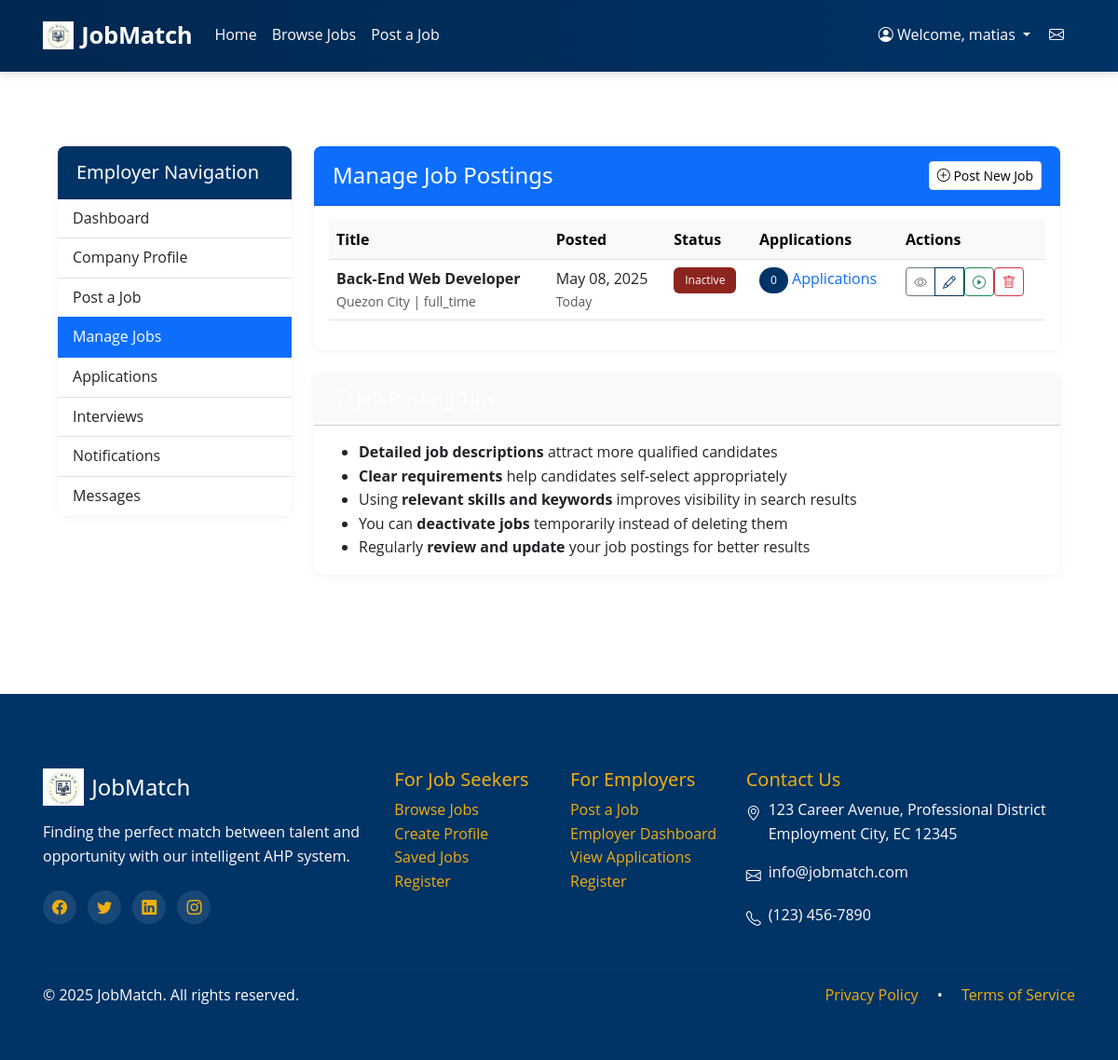
/employer/manage-jobs.php (signed in), run on an earlier commit of the app's database.
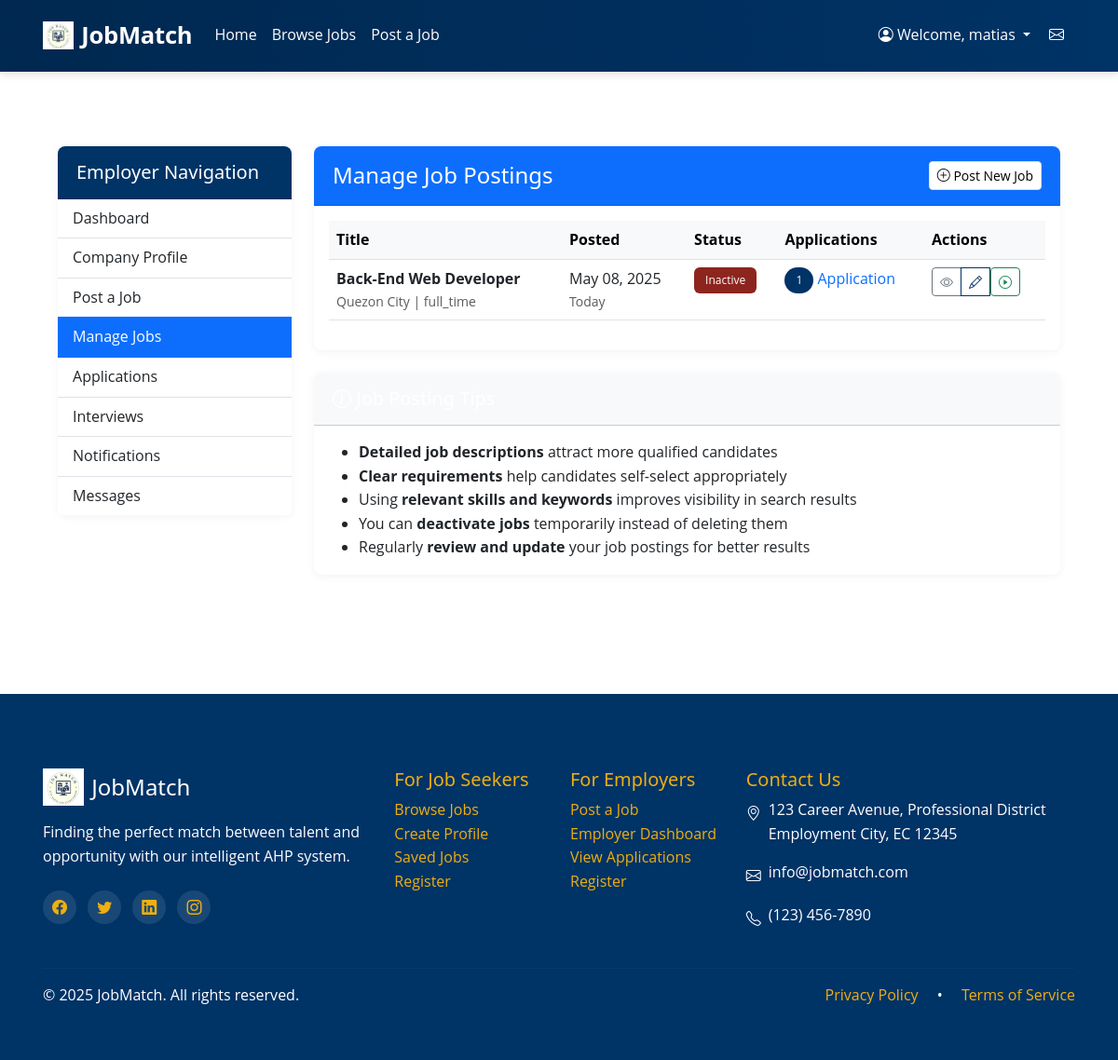
And on a later commit of the database.
### tables this page shows
CREATE TABLE `jobs` (
  `id` int NOT NULL,
  `title` varchar(255) NOT NULL,
  `description` text NOT NULL,
  `category_id` int NOT NULL,
  `location` varchar(255) NOT NULL,
  `salary` varchar(100) DEFAULT NULL,
  `posted_date` datetime DEFAULT CURRENT_TIMESTAMP,
  `employer_id` int DEFAULT NULL,
  `salary_min` decimal(10,2) DEFAULT NULL,
  `salary_max` decimal(10,2) DEFAULT NULL,
  `required_experience` int DEFAULT '0',
  `status` enum('pending','active','rejected','expired','filled') NOT NULL DEFAULT 'pending',
  `is_featured` tinyint(1) NOT NULL DEFAULT '0',
  `created_at` timestamp NULL DEFAULT CURRENT_TIMESTAMP,
  `job_type` enum('full_time','part_time','contract','internship','remote') NOT NULL DEFAULT 'full_time',
  `requirements` text,
  `responsibilities` text
);

### employer/manage-jobs.php (the view, shortened to what the changed rows need)
<?php
require_once '../config/db_connect.php';
$employer_id = $_SESSION['user_id'];
$sql = "SELECT j.*,
       (SELECT COUNT(*) FROM job_applications WHERE job_id = j.id) as application_count
       FROM jobs j
       WHERE j.employer_id = ?
       ORDER BY j.posted_date DESC";
$stmt = $conn->prepare($sql);
$stmt->bind_param("i", $employer_id);
$stmt->execute();
$result = $stmt->get_result();
$jobs = [];
while ($row = $result->fetch_assoc()) {
    $jobs[] = $row;
}
include '../includes/header.php';
?>
<div class="container py-4">
    <div class="row">
        <div class="col-md-9">
            <div class="card mb-4">
                <div class="card-body">
                    <?php if (empty($jobs)): ?>
                        <div class="alert alert-info">
                            <i class="bi bi-info-circle"></i> You haven't posted any jobs yet.
                            <a href="post-job.php" class="alert-link">Post your first job</a> to start receiving applications.
                        </div>
                    <?php else: ?>
                        <div class="table-responsive">
                            <table class="table table-hover">
                                <thead class="table-light">
                                    <tr>
                                        <th>Title</th>
                                        <th>Posted</th>
                                        <th>Status</th>
                                        <th>Applications</th>
                                        <th>Actions</th>
                                    </tr>
                                </thead>
                                <tbody>
                                    <?php foreach ($jobs as $job): ?>
                                        <tr>
                                            <td>
                                                <strong><?php echo htmlspecialchars($job['title']); ?></strong>
                                                <div class="small text-muted">
                                                    <?php echo htmlspecialchars($job['location']); ?>
                                                    <?php if(isset($job['job_type']) && $job['job_type']): ?>
                                                        | <?php echo htmlspecialchars($job['job_type']); ?>
                                                    <?php endif; ?>
                                                </div>
                                            </td>
                                            <td>
                                                <?php echo date('M d, Y', strtotime($job['posted_date'])); ?>
                                                <div class="small text-muted">
                                                    <?php
                                                    $daysAgo = floor((time() - strtotime($job['posted_date'])) / (60 * 60 * 24));
                                                    echo $daysAgo == 0 ? 'Today' : $daysAgo . ' days ago';
                                                    ?>
                                                </div>
                                            </td>
                                            <td>
                                                <?php if (!empty($job['active']) && $job['active'] == 1): ?>
                                                    <span class="badge bg-success">Active</span>
                                                <?php else: ?>
                                                    <span class="badge bg-secondary">Inactive</span>
                                                <?php endif; ?>
                                            </td>
                                            <td>
                                                <a href="manage-applications.php?job_id=<?php echo $job['id']; ?>" class="text-decoration-none">
                                                    <span class="badge bg-primary rounded-pill"><?php echo $job['application_count']; ?></span>
                                                    <?php echo $job['application_count'] == 1 ? 'Application' : 'Applications'; ?>
                                                </a>
                                            </td>
                                            <td>
                                                <div class="btn-group">
                                                    <a href="../jobs/view.php?id=<?php echo $job['id']; ?>" class="btn btn-sm btn-outline-secondary" target="_blank">
                                                        <i class="bi bi-eye"></i>
                                                    </a>
                                                    <a href="edit-job.php?id=<?php echo $job['id']; ?>" class="btn btn-sm btn-outline-primary">
                                                        <i class="bi bi-pencil"></i>
                                                    </a>
                                                    <?php if (!empty($job['active']) && $job['active'] == 1): ?>
                                                        <form method="post" style="display: inline;">
                                                            <input type="hidden" name="job_id" value="<?php echo $job['id']; ?>">
                                                            <input type="hidden" name="action" value="deactivate">
                                                            <button type="submit" class="btn btn-sm btn-outline-warning" title="Deactivate">
                                                                <i class="bi bi-pause-circle"></i>
                                                            </button>
                                                        </form>
                                                    <?php else: ?>
                                                        <form method="post" style="display: inline;">
                                                            <button type="submit" class="btn btn-sm btn-outline-success" title="Activate">
                                                                <i class="bi bi-play-circle"></i>
                                                            </button>
                                                        </form>
                                                    <?php endif; ?>
                                                    <?php if ($job['application_count'] == 0): ?>
                                                        <form method="post" style="display: inline;" onsubmit="return confirm('Are you sure you want to delete this job posting? This cannot be undone.');">
                                                            <button type="submit" class="btn btn-sm btn-outline-danger" title="Delete">
                                                                <i class="bi bi-trash"></i>
                                                            </button>
                                                        </form>
                                                    <?php endif; ?>
                                                </div>
                                            </td>
                                        </tr>
                                    <?php endforeach; ?>
                                </tbody>
                            </table>
                        </div>
                    <?php endif; ?>
                </div>
            </div>
        </div>
    </div>
</div>
<?php include '../includes/footer.php'; ?>

What changed in the data, as far as the page shows it:
changed jobs "Back-End Web Developer": application_count "0" → "1"; text "Applications" → "Application"
